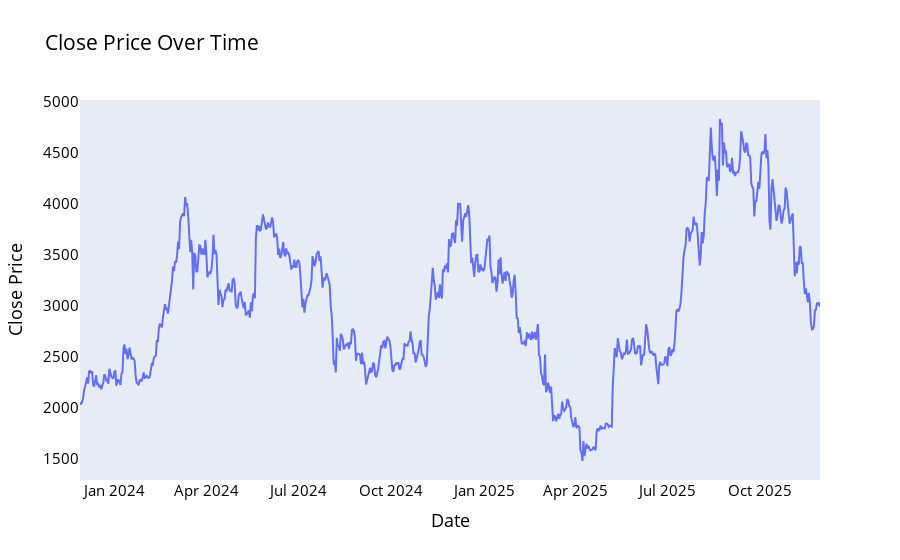

The code cell stored with this chart in its notebook:
### Code cell
fig = px.line(
    closedf,
    x='timestamp',
    y='close',
    title='Close Price Over Time',
    labels={'timestamp': 'Date', 'close': 'Close Price'}
)

fig.update_layout(
    font_size=15,
    font_color='black',
    xaxis_title='Date',
    yaxis_title='Close Price'
)

fig.update_xaxes(showgrid=False)
fig.update_yaxes(showgrid=False)

fig.show()

### Figure 1 — Plotly figure (JSON) as saved in the notebook; plotly's stock layout.template omitted (floating-point values rounded to 4 significant figures; data arrays with more than 128 entries replaced by an {"elided": "..."} marker saying what was removed)
{"data": [{"hovertemplate": "Date=%{x}<br>Close Price=%{y}<extra></extra>", "legendgroup": "", "line": {"color": "#636efa", "dash": "solid"}, "marker": {"symbol": "circle"}, "mode": "lines", "name": "", "orientation": "v", "showlegend": false, "type": "scatter", "x": {"elided": "733 str values"}, "xaxis": "x", "y": {"elided": "733 float values"}, "yaxis": "y"}], "layout": {"font": {"color": "black", "size": 15}, "legend": {"tracegroupgap": 0}, "title": {"text": "Close Price Over Time"}, "xaxis": {"anchor": "y", "domain": [0, 1], "showgrid": false, "title": {"text": "Date"}}, "yaxis": {"anchor": "x", "domain": [0, 1], "showgrid": false, "title": {"text": "Close Price"}}}}
